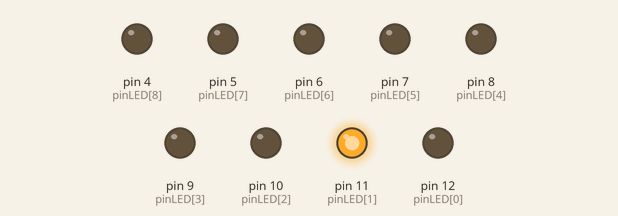
Simulated run of this sketch. Board: Arduino Uno, built with avr-gcc and run on an emulated ATmega328P. On the bench: output pins drawn as LEDs (lit = HIGH).

Above: at 0.02 s.
At 0.37 s:
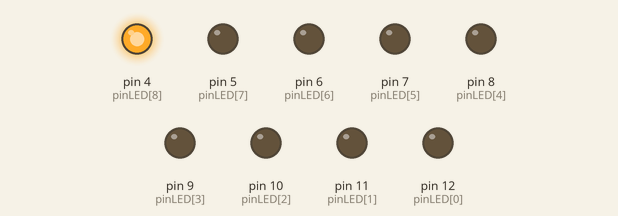
At 0.72 s:
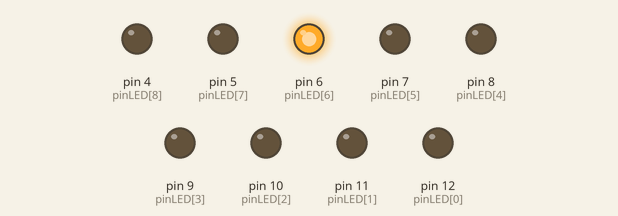
At 1.47 s:
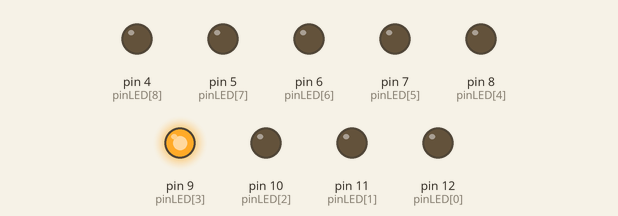
At 2.22 s:
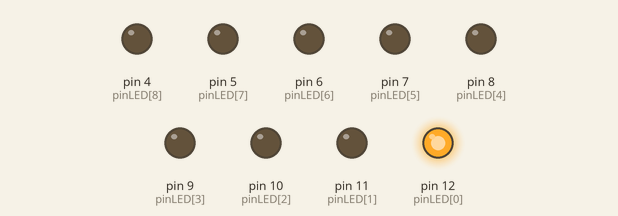
At 2.92 s:
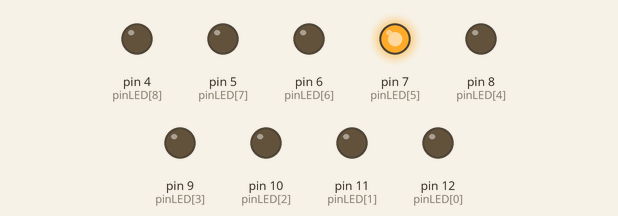
Timing chart, 0 to 3.2 s (numbered marks = the images above):
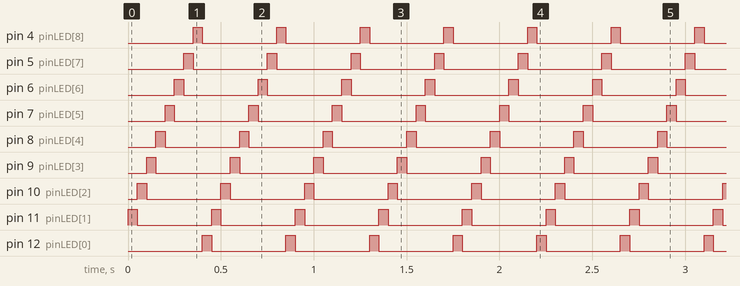

Measured:
- by itself, pin 4 (pinLED[8]), pin 5 (pinLED[7]), pin 6 (pinLED[6]), pin 7 (pinLED[5]), pin 8 (pinLED[4]), pin 9 (pinLED[3]), pin 10 (pinLED[2]), pin 11 (pinLED[1]), pin 12 (pinLED[0]): alternates HIGH for 0.05 s and LOW for 0.40 s
- by itself, everything shown: repeats every 0.45 s, in 9 steps

The sketch:

aula7_while.ino
```cpp
int pinLED[9] = {12,11,10,9,8,7,6,5,4};
int numeroLED;
char digitado;

void setup() {
  // put your setup code here, to run once:
  Serial.begin(9600);

  for (int i = 0; i <= 8; i++) {
    pinMode(pinLED[i], OUTPUT);
  }
}

void loop() {
  // put your main code here, to run repeatedly:

  digitado = ' ';

  numeroLED = 0;

  while (digitado != 'P') {
    digitalWrite(pinLED[numeroLED], LOW);

    numeroLED++;

    if (numeroLED > 8) {
      numeroLED = 0;
    }

    digitalWrite(pinLED[numeroLED], HIGH);

    if (Serial.available()) {
      digitado = Serial.read();
    }

    delay(50);
  }

  delay(5000);
}
```
